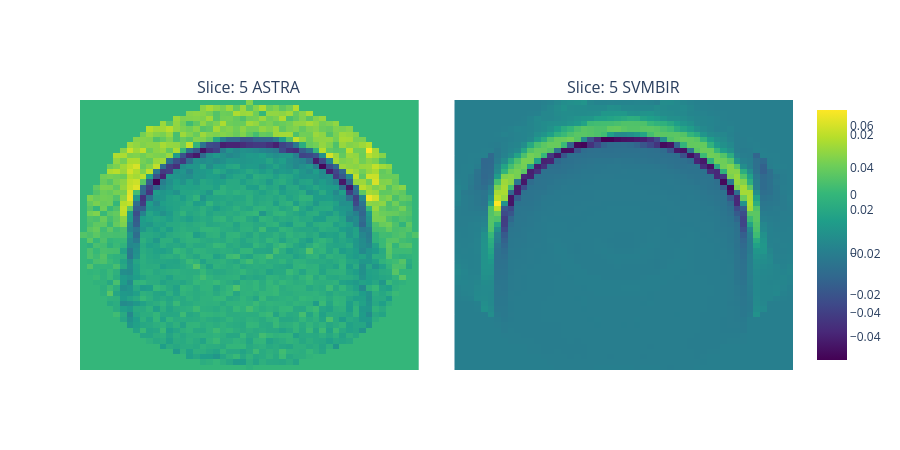
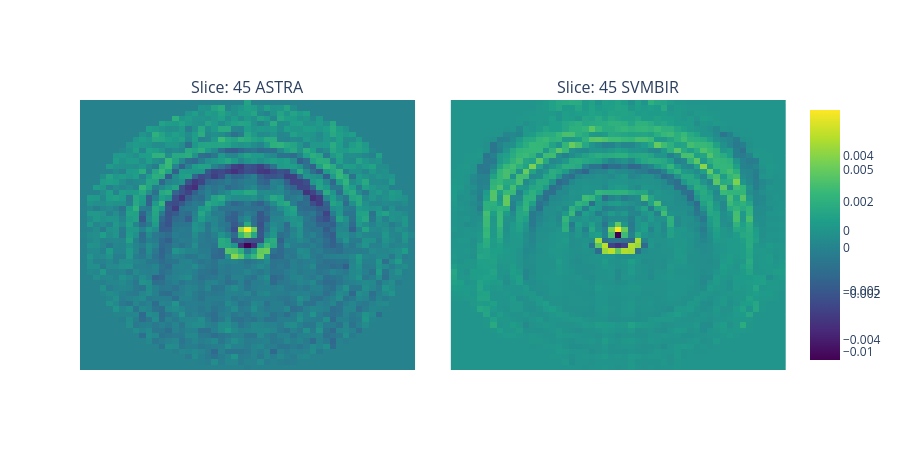

Write notebook code for charts like these, in order.
### Markdown cell above
<hr style="border-bottom: dotted 1px purple;" />

Perform the reconstruction on those slices

### Code cell
o_white_beam.run_reconstruction_of_slices_to_test()

### Figure 1 — Plotly figure (JSON) as saved in the notebook; plotly's stock layout.template omitted (floating-point values rounded to 4 significant figures; data arrays with more than 128 entries replaced by an {"elided": "..."} marker saying what was removed)
{"data": [{"colorscale": [[0, "#440154"], [0.1111, "#482878"], [0.2222, "#3e4989"], [0.3333, "#31688e"], [0.4444, "#26828e"], [0.5556, "#1f9e89"], [0.6667, "#35b779"], [0.7778, "#6ece58"], [0.8889, "#b5de2b"], [1, "#fde725"]], "showscale": true, "type": "heatmap", "xaxis": "x", "yaxis": "y", "z": {"elided": "51x51 float values"}, "zmin": 0}, {"colorscale": [[0, "#440154"], [0.1111, "#482878"], [0.2222, "#3e4989"], [0.3333, "#31688e"], [0.4444, "#26828e"], [0.5556, "#1f9e89"], [0.6667, "#35b779"], [0.7778, "#6ece58"], [0.8889, "#b5de2b"], [1, "#fde725"]], "showscale": true, "type": "heatmap", "xaxis": "x2", "yaxis": "y2", "z": {"elided": "51x51 float values"}, "zmin": 0}], "layout": {"annotations": [{"font": {"size": 16}, "showarrow": false, "text": "Slice: 5 ASTRA", "x": 0.2375, "xanchor": "center", "xref": "paper", "y": 1, "yanchor": "bottom", "yref": "paper"}, {"font": {"size": 16}, "showarrow": false, "text": "Slice: 5 SVMBIR", "x": 0.7625, "xanchor": "center", "xref": "paper", "y": 1, "yanchor": "bottom", "yref": "paper"}], "height": 450, "width": 900, "xaxis": {"anchor": "y", "domain": [0, 0.475], "showticklabels": false}, "xaxis2": {"anchor": "y2", "domain": [0.525, 1], "showticklabels": false}, "yaxis": {"anchor": "x", "autorange": "reversed", "domain": [0, 1], "showticklabels": false}, "yaxis2": {"anchor": "x2", "autorange": "reversed", "domain": [0, 1], "showticklabels": false}}}

### Figure 2 — Plotly figure (JSON) as saved in the notebook; plotly's stock layout.template omitted (floating-point values rounded to 4 significant figures; data arrays with more than 128 entries replaced by an {"elided": "..."} marker saying what was removed)
{"data": [{"colorscale": [[0, "#440154"], [0.1111, "#482878"], [0.2222, "#3e4989"], [0.3333, "#31688e"], [0.4444, "#26828e"], [0.5556, "#1f9e89"], [0.6667, "#35b779"], [0.7778, "#6ece58"], [0.8889, "#b5de2b"], [1, "#fde725"]], "showscale": true, "type": "heatmap", "xaxis": "x", "yaxis": "y", "z": {"elided": "51x51 float values"}, "zmin": 0}, {"colorscale": [[0, "#440154"], [0.1111, "#482878"], [0.2222, "#3e4989"], [0.3333, "#31688e"], [0.4444, "#26828e"], [0.5556, "#1f9e89"], [0.6667, "#35b779"], [0.7778, "#6ece58"], [0.8889, "#b5de2b"], [1, "#fde725"]], "showscale": true, "type": "heatmap", "xaxis": "x2", "yaxis": "y2", "z": {"elided": "51x51 float values"}, "zmin": 0}], "layout": {"annotations": [{"font": {"size": 16}, "showarrow": false, "text": "Slice: 45 ASTRA", "x": 0.2375, "xanchor": "center", "xref": "paper", "y": 1, "yanchor": "bottom", "yref": "paper"}, {"font": {"size": 16}, "showarrow": false, "text": "Slice: 45 SVMBIR", "x": 0.7625, "xanchor": "center", "xref": "paper", "y": 1, "yanchor": "bottom", "yref": "paper"}], "height": 450, "width": 900, "xaxis": {"anchor": "y", "domain": [0, 0.475], "showticklabels": false}, "xaxis2": {"anchor": "y2", "domain": [0.525, 1], "showticklabels": false}, "yaxis": {"anchor": "x", "autorange": "reversed", "domain": [0, 1], "showticklabels": false}, "yaxis2": {"anchor": "x2", "autorange": "reversed", "domain": [0, 1], "showticklabels": false}}}
